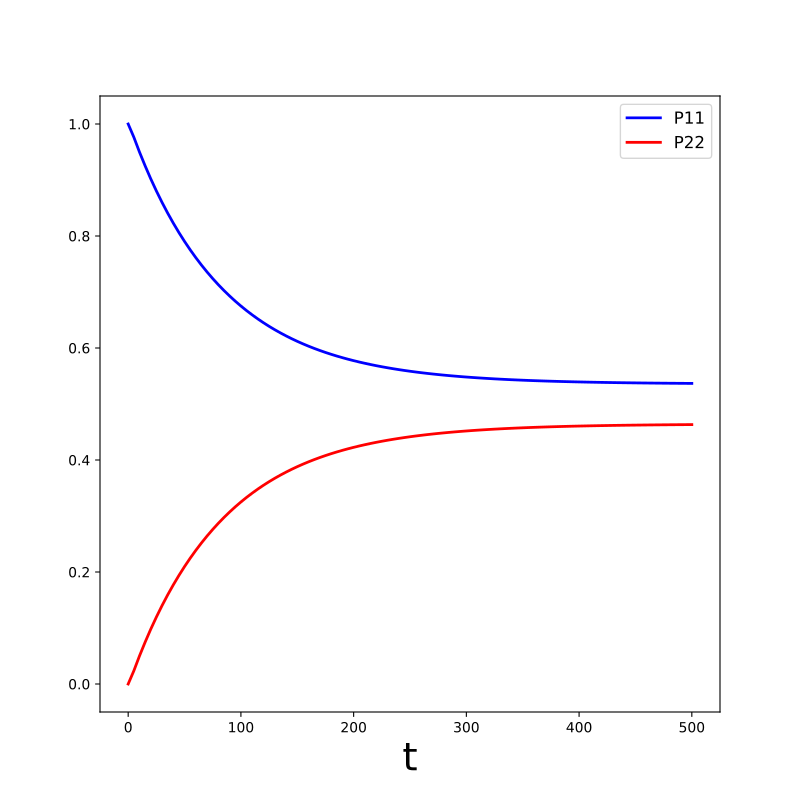

The script that drew this image:
# Define the operators that measure the populations of the two
# system states:
P11p = basis(2,0) * basis(2,0).dag()
P22p = basis(2,1) * basis(2,1).dag()

# Run the solver:
tlist = np.linspace(0, 500, 101)
result = solver.run(rho0, tlist, e_ops={"11": P11p, "22": P22p})

# Plot the results:
fig, axes = plt.subplots(1, 1, sharex=True, figsize=(8,8))
axes.plot(result.times, result.expect["11"], 'b', linewidth=2, label="P11")
axes.plot(result.times, result.expect["22"], 'r', linewidth=2, label="P22")
axes.set_xlabel(r't', fontsize=28)
axes.legend(loc=0, fontsize=12)
